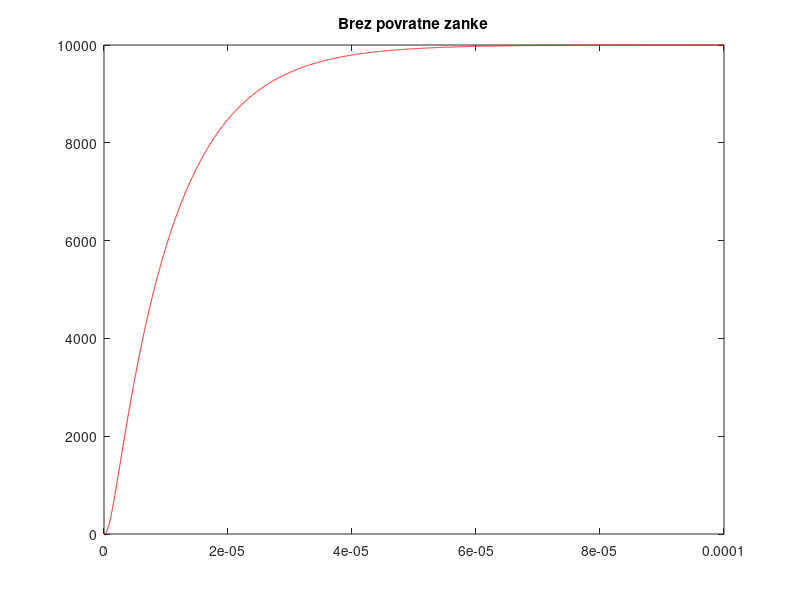
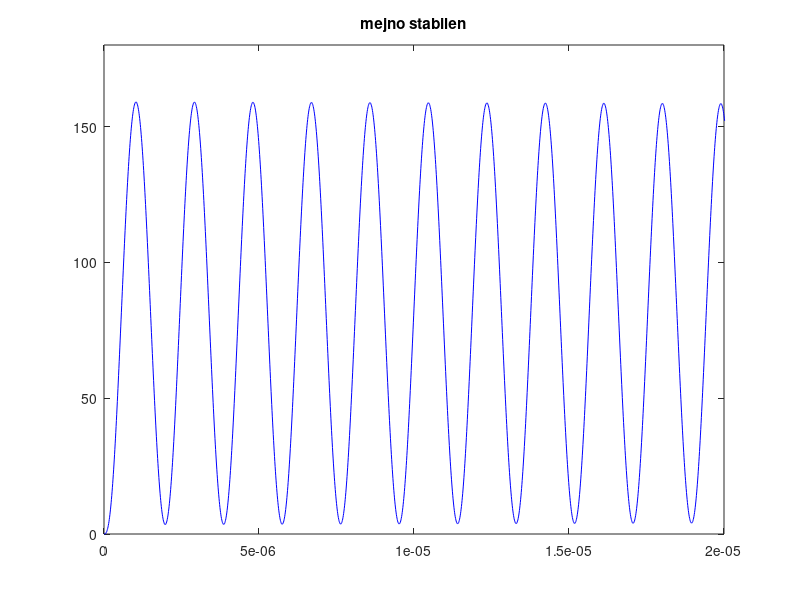
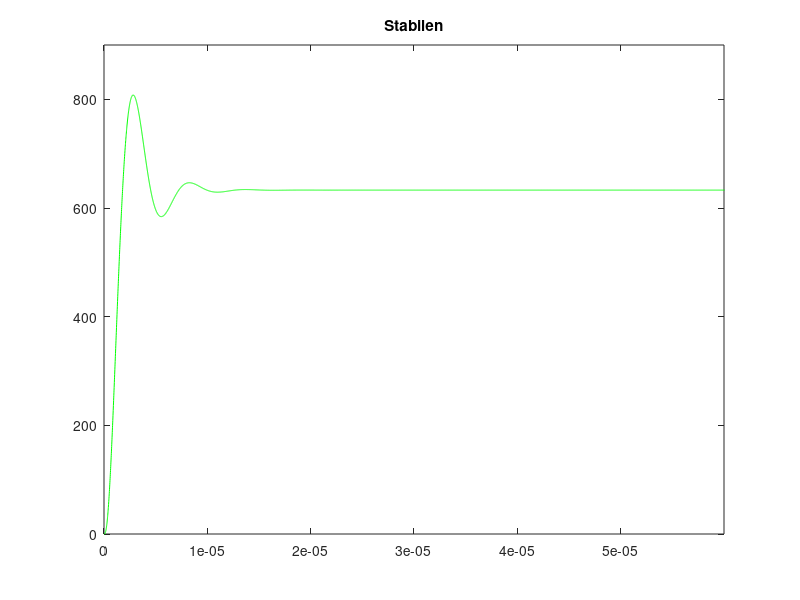

These figures' MATLAB source, in order: (Note: this script raises an error after producing the figures.)
clear all; close all
#LabVaja1f
%1.f Za vse primere pod c. narišite časovne odzive na enotino stopnico in jih opišite.

#definiran cas
  t = 0:0.00000001:0.0001;

#Data za polinom
G0 = 10^4;
wp1 = 10^5;
wp2 = 10^6;
wp3 = 10^7;

#Za izris grafa nastavljeni vektorji, za vsako beto posebej
  barva = ['k', 'r', 'm', 'b', 'y', 'm'];
  barve = ['r', 'b', 'g', 'm', 'k'];
  B = [0 0.012210 0.00148  0.2265];
  naslov_grafa = ["Brez povratne zanke"; "mejno stabilen"; "Stabilen"; "Nestabilen"];
  osi_mag = [0, 10000, 180, 900];
  osi_cas = [0.0001, 2e-05, 6e-05];
 
 
  # DRAW GRAPHS
  # Imamo brez povratne, mejno in stabilen tlele
  for i = 1:length(B) - 1
  
    a3 = 1; 
    a2 = wp1 + wp2 + wp3;
    a1 = wp1*wp2 + wp1*wp3 + wp2*wp3;
    a0 = wp1*wp2*wp3*(1 + B(i)*G0);
    
    num = [G0*wp1*wp2*wp3];
    den = [a3 a2 a1 a0];
    sys = tf(num, den);
    y = step(sys, t);
      
    fig = figure(i)
    plot(t, y, barve(i));
    axis([0 osi_cas(i) osi_mag(1) osi_mag(i+1)]);
    call_string = cellstr(naslov_grafa);
    title(call_string(i));
    pause(i);
  endfor
  
  # NESTABILEN
  # Za nestabilen je posebej graf
  %   Razlaga: Problem je bil, ko je step func bila racunana je dobu prevlke vrednosti za izris nekej na e^124
  %   Zato se ga posebej racuna, da se vzame samo nekej 1000 prvih rezultatov in graf omeji njegov casovn raznose
  
  # Poracunamo senkrat polinosko enacbo za nestabilen sistem
  printf("Calculating NESTABILEM sistem. \n Please waite... \n");
  a3 = 1; 
  a2 = wp1 + wp2 + wp3;
  a1 = wp1*wp2 + wp1*wp3 + wp2*wp3;
  a0 = wp1*wp2*wp3*(1 + B(4)*G0);
  
  num = [G0*wp1*wp2*wp3];
  den = [a3 a2 a1 a0];
  sys = tf(num, den);
  y = step(sys, t); 

  #Vzamemo samo prvih 1000 vrenosti y in t (casa)
  y = y(1:1000);
  t = t(1:1000);
  
  #Zasiftamo y v levo, in mu spredej dodamo nekej null, enako za cas, samo da mu na koncu dodamo enke
  a = zeros(45,1:45)';
  ones = ones(45,1:45)';
  y_shift = vertcat(a', y) ;
  t_shift = vertcat(t', ones');

  printf("Done calculating!\n");
  #Izris grafa NESTABILEN
  fig = figure(4)
  plot(t_shift, y_shift, barve(4))
  axis([0 3e-06 -30 30])
  title(call_string(4));
  pause(4)
